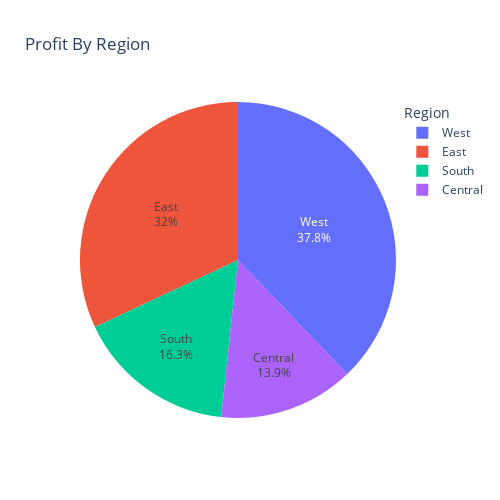

The notebook cell this image was saved under:
### Code cell
fig = px.pie(data.groupby("Region")["Profit"].sum(), values="Profit", names=data.groupby("Region").groups.keys(),title="Profit By Region",width=500, height=500)
fig.update_traces(textposition='inside', textinfo='percent+label')
fig.update_layout(showlegend=True,legend_title='Region')
fig.show()

### Figure 1 — Plotly figure (JSON) as saved in the notebook; plotly's stock layout.template omitted (floating-point values rounded to 4 significant figures)
{"data": [{"domain": {"x": [0, 1], "y": [0, 1]}, "hovertemplate": "label=%{label}<br>Profit=%{value}<extra></extra>", "labels": ["Central", "East", "South", "West"], "legendgroup": "", "name": "", "showlegend": true, "textinfo": "percent+label", "textposition": "inside", "type": "pie", "values": [39660.0, 91510.0, 46750.0, 108300.0]}], "layout": {"height": 500, "legend": {"title": {"text": "Region"}, "tracegroupgap": 0}, "showlegend": true, "title": {"text": "Profit By Region"}, "width": 500}}
